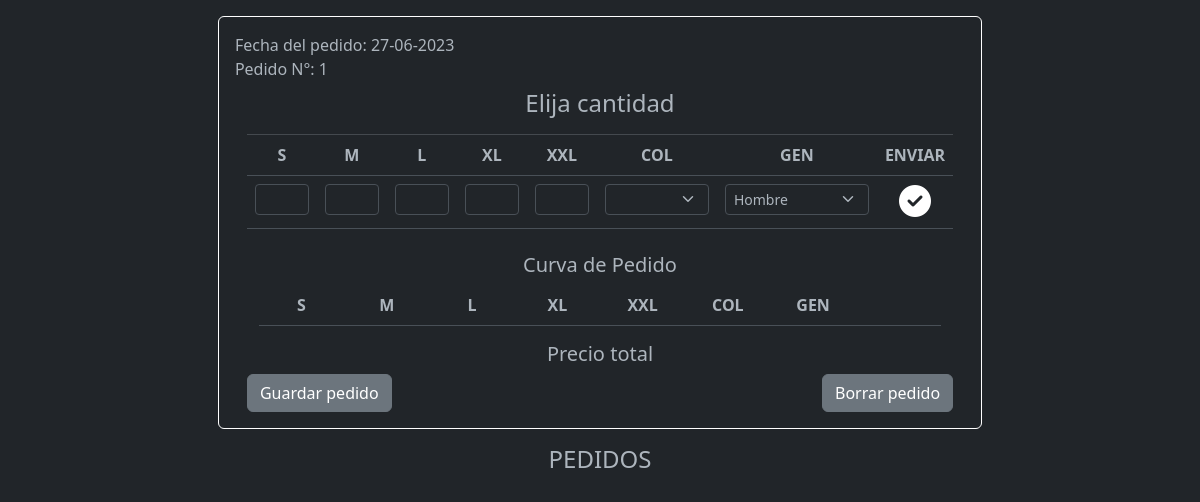
/, run on an earlier commit of the app's database.
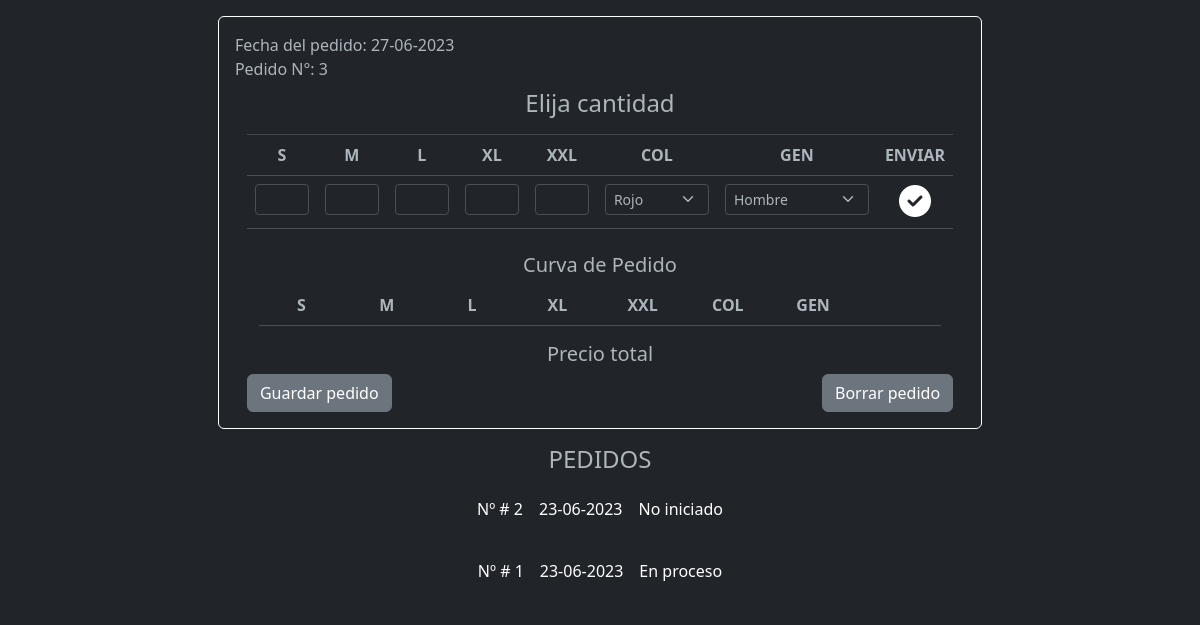
And on a later commit of the database.
### tables this page shows
CREATE TABLE `pedidos` (
  `idPedido` int(11) NOT NULL,
  `fechaInicio` datetime DEFAULT NULL,
  `fechaFinal` datetime DEFAULT NULL,
  `fechaPedido` datetime NOT NULL,
  `habilitado` tinyint(1) NOT NULL DEFAULT 1,
  `precioTotal` decimal(10,0) NOT NULL,
  `Estado` int(11) DEFAULT 1
);

CREATE TABLE `tipoestados` (
  `idEstado` int(11) NOT NULL,
  `descripcionEstado` varchar(20) NOT NULL
);

### FormControllers.php (called while the page is built, shortened)
<?php
require_once 'class/claseCRUDPedido.php';
require_once 'class/claseCRUDRenglonesPedido.php';
$ObjetoPedidos = $_SESSION['ObjetoPedidos'];

### class/claseCRUDPedido.php (the view, shortened to what the changed rows need)
<?php
require_once 'class/claseCRUDRenglonesPedido.php';
class CreadorPedidos
{
    public function imprimirPedidos($conex)
    {
        $claseRenglon = new CabecerasRenglones;
        $queryTraerDatos = "SELECT * FROM pedidos AS P
           LEFT JOIN tipoestados TE ON P.Estado = TE.idEstado WHERE Habilitado = 1 ORDER BY P.Estado, P.fechaPedido DESC LIMIT 10";
        $resultado = mysqli_query($conex, $queryTraerDatos);
        while ($filaPedido = mysqli_fetch_assoc($resultado)) {
            $claseRenglon->DB_imprimirRenglones($conex, $filaPedido['idPedido']);
            $card = '<button type="button" class="btn btn-dark d-flex justify-content-center " data-bs-toggle="modal" data-bs-target="#' . $filaPedido['idPedido'] . '">
            <p class="m-2">Nº # ' . $filaPedido['idPedido'] . '</p>
            <p class="m-2">' . date('d-m-Y', strtotime($filaPedido['fechaPedido'])) . '</p>
            <p class="m-2"> ' . $filaPedido['descripcionEstado'] . '</p></button>  ';
            echo $card;
            unset($claseRenglon->DBListaRenglonesARR);
        }
    }
    public function traeIdPedido($conex)
    {
        $primerPedido = 1;
        $queryTraerDatos = "SELECT idPedido FROM pedidos ORDER BY idPedido DESC LIMIT 1";
        $resultado = mysqli_query($conex, $queryTraerDatos);
        $filaPedido = mysqli_fetch_assoc($resultado);
        if ($filaPedido == null) {
            return $primerPedido;
        } else {
            return $filaPedido['idPedido'] + 1;
        }
    }
}

### index.php (shortened to what the changed rows need)
<?php
include 'FormControllers.php';
require_once 'class/claseCRUDPedido.php';
require_once 'class/claseCRUDRenglonesPedido.php';
?>
<!DOCTYPE html>
<html lang="es">
<head>
    <link href="https://cdn.jsdelivr.net/npm/bootstrap@5.3.0/dist/css/bootstrap.min.css" rel="stylesheet">
</head>
<body data-bs-theme="dark" class="container d-flex flex-column align-items-center">
    <div class="m-3 p-3 rounded border border-white">
        <div class="">
                <?php
                $ObjetoPedidos->fechaActualPedido();
                ?>
            <div class="col-12">
                <label for="staticEmail" class="col">Pedido N°:
                    <?php echo $ObjetoPedidos->traeIdPedido($conex); ?>
                </label>
            </div>
        </div>
        <div class="container mt-2 text-center  ">
            <form class="d-flex align-items-center justify-content-center" method="post">
                <table class="table ">
                    <thead>
                        <tr>
                            <th scope="col">S</th>
                            <th scope="col">M</th>
                            <th scope="col">L</th>
                            <th scope="col">XL</th>
                            <th scope="col">XXL</th>
                            <th scope="col">COL</th>
                            <th scope="col">GEN</th>
                            <th scope="col">ENVIAR</th>
                        </tr>
                    </thead>
                    <tbody>
                        <tr>
                            <td style="width:70px;"><input type="text" class="form-control form-control-sm" name="S">
                            </td>
                            <td style="width:70px;"><input type="text" class="form-control form-control-sm" name="M">
                            </td>
                            <td style="width:70px;"><input type="text" class="form-control form-control-sm" name="L">
                            </td>
                            <td style="width:70px;"><input type="text" class="form-control form-control-sm" name="XL">
                            </td>
                            <td style="width:70px;"><input type="text" class="form-control form-control-sm" name="XXL">
                            </td>
                            <td style="width:120px;">
                                <select class="form-select form-select-sm" aria-label="Default select example" name="miSelectorColor">
                                </select>
                            </td>
                            <td style="width:160px;">
                                <select class="form-select form-select-sm" name="miSelectorGenero">
                                </select>
                            </td>
                            <td style="width:50px;cursor: pointer;">
                                <button type="submit" style="border: none; background: none;">
                                </button>
                            </td>
                        </tr>
                    </tbody>
                </table>
            </form>
        </div>
        <div class="container mt-2">
            <div>
                <div class="container text-center d-flex flex-column">
                    <div class="d-flex align-items-center justify-content-center flex-column">
                        <table class="table ">
                            <thead>
                                <tr>
                                    <th scope="col" class="col-lg-1">S</th>
                                    <th scope="col" class="col-lg-1">M</th>
                                    <th scope="col" class="col-lg-1">L</th>
                                    <th scope="col" class="col-lg-1">XL</th>
                                    <th scope="col" class="col-lg-1">XXL</th>
                                    <th scope="col" class="col-lg-1">COL</th>
                                    <th scope="col" class="col-lg-1">GEN</th>
                                    <th scope="col" class="col-lg-1"></th>
                                </tr>
                            </thead>
                        </table>
                    </div>
                </div>
            </div>
        </div>
    </div>
    <div>
        <div class="container text-center">
            <div class="d-flex align-items-center justify-content-center">
                <div class="row g-2 justify-content-center">
                    <?php
                    $ObjetoPedidos->imprimirPedidos($conex);
                    ?>
                </div>
            </div>
        </div>
    </div>
</body>
</html>

What changed in the data, as far as the page shows it:
added pedidos: idPedido "3", idPedido "2", fechaPedido "23-06-2023", tipoestados.descripcionEstado "No iniciado"
added pedidos: idPedido "1", fechaPedido "23-06-2023", tipoestados.descripcionEstado "En proceso"
Also different on the page:
form field miSelectorColor: (not shown) → "Rojo"
$ObjetoPedidos->traeIdPedido($conex): "1" → (not shown)
